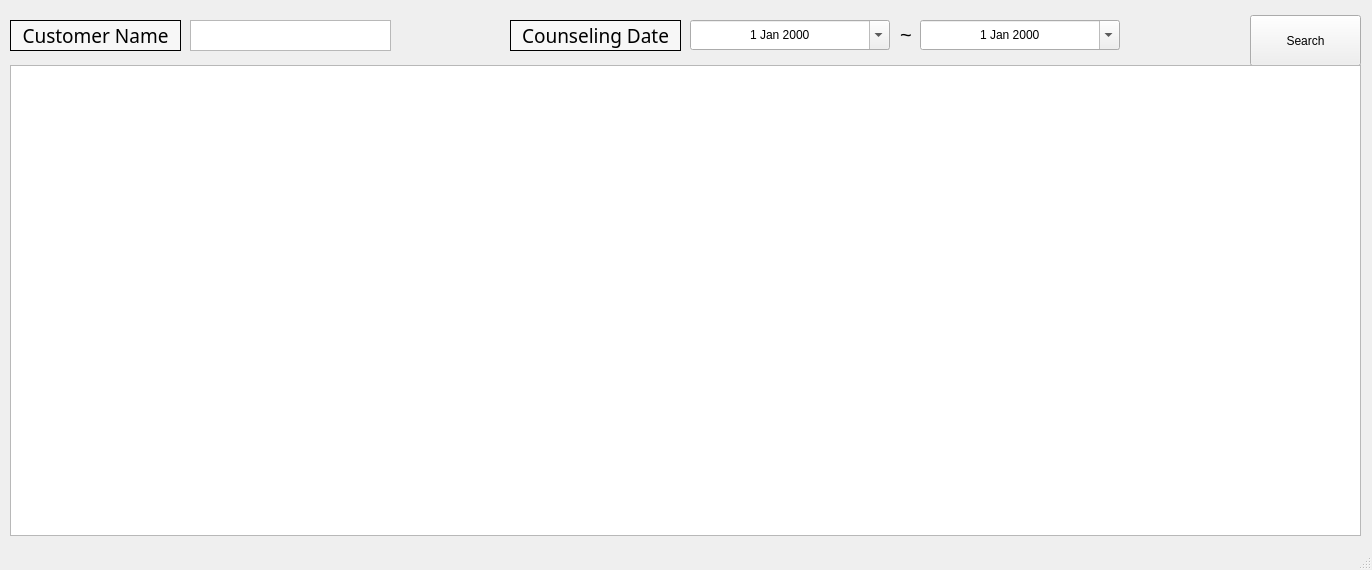
<?xml version="1.0" encoding="UTF-8"?>
<ui version="4.0">
 <class>mainWindow</class>
 <widget class="QMainWindow" name="mainWindow">
  <property name="geometry">
   <rect>
    <x>0</x>
    <y>0</y>
    <width>1372</width>
    <height>570</height>
   </rect>
  </property>
  <property name="windowTitle">
   <string>Counseling Search</string>
  </property>
  <widget class="QWidget" name="centralwidget">
   <widget class="QPushButton" name="SearchButton">
    <property name="geometry">
     <rect>
      <x>1250</x>
      <y>15</y>
      <width>111</width>
      <height>51</height>
     </rect>
    </property>
    <property name="text">
     <string>Search</string>
    </property>
   </widget>
   <widget class="QTextEdit" name="CustomerName">
    <property name="geometry">
     <rect>
      <x>190</x>
      <y>20</y>
      <width>201</width>
      <height>31</height>
     </rect>
    </property>
   </widget>
   <widget class="QTableView" name="CounselingTable">
    <property name="geometry">
     <rect>
      <x>10</x>
      <y>65</y>
      <width>1351</width>
      <height>471</height>
     </rect>
    </property>
   </widget>
   <widget class="QDateEdit" name="LastDate">
    <property name="geometry">
     <rect>
      <x>920</x>
      <y>20</y>
      <width>200</width>
      <height>30</height>
     </rect>
    </property>
    <property name="minimumSize">
     <size>
      <width>200</width>
      <height>0</height>
     </size>
    </property>
    <property name="maximumSize">
     <size>
      <width>200</width>
      <height>16777215</height>
     </size>
    </property>
    <property name="mouseTracking">
     <bool>false</bool>
    </property>
    <property name="focusPolicy">
     <enum>Qt::TabFocus</enum>
    </property>
    <property name="autoFillBackground">
     <bool>false</bool>
    </property>
    <property name="locale">
     <locale language="English" country="UnitedStates"/>
    </property>
    <property name="frame">
     <bool>true</bool>
    </property>
    <property name="alignment">
     <set>Qt::AlignCenter</set>
    </property>
    <property name="buttonSymbols">
     <enum>QAbstractSpinBox::UpDownArrows</enum>
    </property>
    <property name="accelerated">
     <bool>false</bool>
    </property>
    <property name="correctionMode">
     <enum>QAbstractSpinBox::CorrectToPreviousValue</enum>
    </property>
    <property name="calendarPopup">
     <bool>true</bool>
    </property>
    <property name="date">
     <date>
      <year>2000</year>
      <month>1</month>
      <day>1</day>
     </date>
    </property>
   </widget>
   <widget class="QLabel" name="label_4">
    <property name="geometry">
     <rect>
      <x>900</x>
      <y>19</y>
      <width>16</width>
      <height>31</height>
     </rect>
    </property>
    <property name="font">
     <font>
      <pointsize>15</pointsize>
     </font>
    </property>
    <property name="text">
     <string>~</string>
    </property>
   </widget>
   <widget class="QDateEdit" name="StartDate">
    <property name="geometry">
     <rect>
      <x>690</x>
      <y>20</y>
      <width>200</width>
      <height>30</height>
     </rect>
    </property>
    <property name="minimumSize">
     <size>
      <width>200</width>
      <height>0</height>
     </size>
    </property>
    <property name="maximumSize">
     <size>
      <width>200</width>
      <height>16777215</height>
     </size>
    </property>
    <property name="mouseTracking">
     <bool>false</bool>
    </property>
    <property name="focusPolicy">
     <enum>Qt::TabFocus</enum>
    </property>
    <property name="autoFillBackground">
     <bool>false</bool>
    </property>
    <property name="locale">
     <locale language="English" country="UnitedStates"/>
    </property>
    <property name="frame">
     <bool>true</bool>
    </property>
    <property name="alignment">
     <set>Qt::AlignCenter</set>
    </property>
    <property name="buttonSymbols">
     <enum>QAbstractSpinBox::UpDownArrows</enum>
    </property>
    <property name="accelerated">
     <bool>false</bool>
    </property>
    <property name="correctionMode">
     <enum>QAbstractSpinBox::CorrectToPreviousValue</enum>
    </property>
    <property name="calendarPopup">
     <bool>true</bool>
    </property>
    <property name="date">
     <date>
      <year>2000</year>
      <month>1</month>
      <day>1</day>
     </date>
    </property>
   </widget>
   <widget class="QLabel" name="label_16">
    <property name="geometry">
     <rect>
      <x>10</x>
      <y>20</y>
      <width>171</width>
      <height>31</height>
     </rect>
    </property>
    <property name="font">
     <font>
      <family>Agency FB</family>
      <pointsize>14</pointsize>
     </font>
    </property>
    <property name="styleSheet">
     <string notr="true">background-color:rgb(247, 247, 247)</string>
    </property>
    <property name="frameShape">
     <enum>QFrame::Box</enum>
    </property>
    <property name="text">
     <string>Customer Name</string>
    </property>
    <property name="alignment">
     <set>Qt::AlignCenter</set>
    </property>
   </widget>
   <widget class="QLabel" name="label_17">
    <property name="geometry">
     <rect>
      <x>510</x>
      <y>20</y>
      <width>171</width>
      <height>31</height>
     </rect>
    </property>
    <property name="font">
     <font>
      <family>Agency FB</family>
      <pointsize>14</pointsize>
     </font>
    </property>
    <property name="styleSheet">
     <string notr="true">background-color:rgb(247, 247, 247)</string>
    </property>
    <property name="frameShape">
     <enum>QFrame::Box</enum>
    </property>
    <property name="text">
     <string>Counseling Date</string>
    </property>
    <property name="alignment">
     <set>Qt::AlignCenter</set>
    </property>
   </widget>
  </widget>
  <widget class="QStatusBar" name="statusbar"/>
 </widget>
 <resources/>
 <connections/>
</ui>
